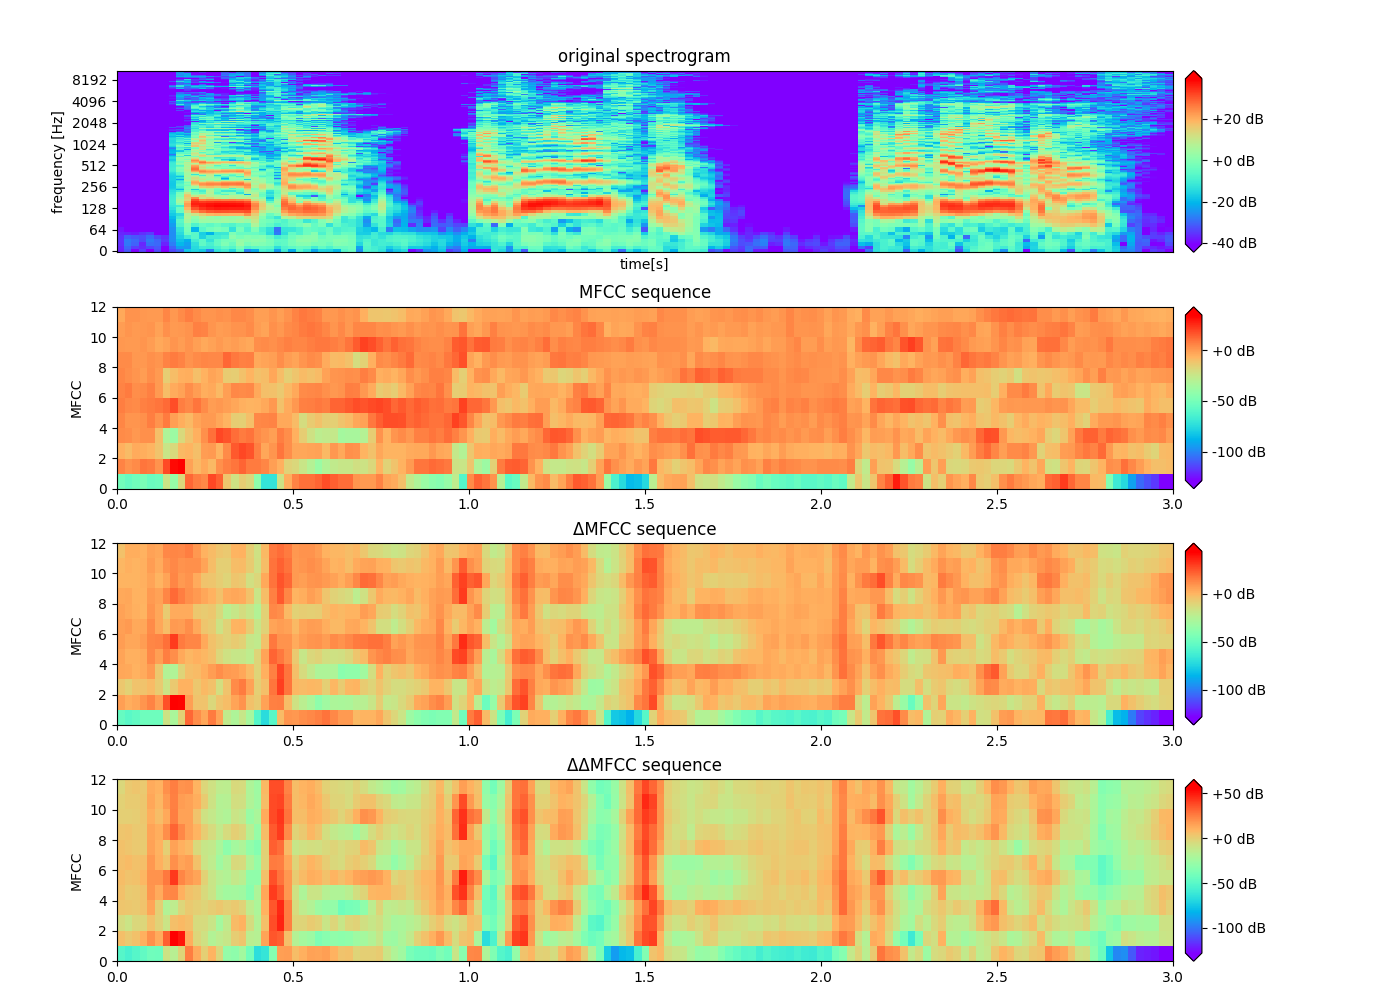

This figure's Python source:
import numpy as np
import os
import librosa
import librosa.display
import scipy
import matplotlib.pyplot as plt


def preEmphasis(x, p=0.97):
    """apply pre-emphasis filter

    Args:
        x (np.ndarray): input data.
        p (float): filter coefficience. Default to 0.97.

    Returns:
        np.ndarray: pre-emphasis filter.
    """
    # apply pre-emphasis filter
    return scipy.signal.lfilter([1.0, -p], 1, x)


def hz2mel(f):
    """convert Hz to mel

    Args:
        f (_type_): _description_

    Returns:
        _type_: _description_
    """
    return 2595 * np.log(f / 700.0 + 1.0)


def mel2hz(m):
    """convert mel to hz

    Args:
        m (_type_): _description_

    Returns:
        _type_: _description_
    """
    return 700 * (np.exp(m / 2595) - 1.0)


def melFilterBank(fs, N, numChannels):
    """Create mel-filter bank

    Args:
        fs (_type_): _description_
        N (_type_): _description_
        numChannels (_type_): _description_

    Returns:
        _type_: _description_
    """
    # nyquist frequency（Hz）
    fmax = fs / 2
    # nyquist frequency（mel）
    melmax = hz2mel(fmax)
    # maximum number of frequency indexes
    nmax = N // 2
    # frequency resolution (Hz width per frequency index 1)
    df = fs / N
    # find the center frequency of each filter in the Mel scale
    dmel = melmax / (numChannels + 1)
    melcenters = np.arange(1, numChannels + 1) * dmel
    # convert the center frequency of each filter to Hz
    fcenters = mel2hz(melcenters)
    # convert the center frequency of each filter to a frequency index
    indexcenter = np.round(fcenters / df)
    # index of the start position of each filter
    indexstart = np.hstack(([0], indexcenter[0:numChannels - 1]))
    # index of the end position of each filter
    indexstop = np.hstack((indexcenter[1:numChannels], [nmax]))
    filterbank = np.zeros((numChannels, nmax))
    for c in range(0, numChannels):
        # find points from the slope of the light line of the triangular filter
        increment = 1.0 / (indexcenter[c] - indexstart[c])
        for i in range(int(indexstart[c]), int(indexcenter[c])):
            filterbank[c, i] = (i - indexstart[c]) * increment
        # find points from the slope of the right line of the triangular filter
        decrement = 1.0 / (indexstop[c] - indexcenter[c])
        for i in range(int(indexcenter[c]), int(indexstop[c])):
            filterbank[c, i] = 1.0 - ((i - indexcenter[c]) * decrement)

    return filterbank, fcenters


def calc_mfcc(x, sr, win_length=1024, hop_length=512, mfcc_dim=12):
    # Number of row in array y
    xnum = x.shape[0]
    # prepare a hamming window
    window = np.hamming(win_length)

    mfcc = []
    for i in range(int((xnum - hop_length) / hop_length)):
        # extract the part of array y to which the FFT is applied
        tmp = x[i * hop_length: i * hop_length + win_length]
        # multiplied by window function
        tmp = tmp * window
        # Fast Fourier Transform (FFT)
        tmp = np.fft.rfft(tmp)
        # convert to absolute values to obtain the power spectrum
        tmp = np.abs(tmp)
        tmp = tmp[:win_length//2]
        # get mel-filter bank
        # number of channels in mel-filter bank
        numChannels = 26
        filterbank, _ = melFilterBank(sr, win_length, numChannels)
        # get mel-scale spectrogram
        tmp = np.dot(filterbank, tmp)
        # logarithmize.
        tmp = 20 * np.log10(tmp)
        # Discrete Cosine Transform (DCT) to obtain the cepstrum
        tmp = scipy.fftpack.dct(tmp, norm='ortho')
        # apply lifter to get mfcc
        tmp = tmp[1:mfcc_dim+1]

        mfcc.append(tmp)

    # (frame, freq) -> (freq, frame)
    mfcc = np.transpose(mfcc)
    return mfcc


# x = np.linspace(0, 5, 1)
def get_delta(x, y):
    delta, _ = np.polyfit(x, y, 1)
    return delta


def delta(input, k):
    output = input
    for i in range(input.shape[1] - 2 * k):
        tmp = input[:, i: i + 2 * k + 1]
        delta = []
        for j in range(12):
            # print(tmp[j:j + 1, :][0])
            # print(np.arange(-k, k + 1, 1))
            a, _ = np.polyfit(np.arange(-k, k + 1, 1), tmp[j:j + 1, :][0], 1)
            delta.append(a)
        delta = np.array(delta).reshape(12, -1)
        output[:, i+k:i+k+1] = input[:, i+k:i+k+1] + delta[0]
    return output


def main():
    # load audio file
    # get current working directory
    dir = os.path.dirname(os.path.abspath(__file__)) + "/"
    audio_path = dir + "sample.wav"
    # get waveform data and sample rate
    wav, sr = librosa.load(audio_path, mono=True)

    # set drawing area
    plt.rcParams["figure.figsize"] = (14, 10)
    fig, ax = plt.subplots(4, 1)
    fig.tight_layout(rect=[0.05, 0, 1, 0.95])
    fig.subplots_adjust(hspace=0.3)

    # set paramaters
    win_length = 1024
    hop_length = 512

    # get original spectrogram
    spectrogram = librosa.stft(wav, win_length=win_length, hop_length=hop_length)
    spectrogram_db = librosa.amplitude_to_db(np.abs(spectrogram))

    # plot original spectrogram on ax[0]
    img = librosa.display.specshow(spectrogram_db, y_axis="log", sr=sr, cmap="rainbow", ax=ax[0])
    ax[0].set(title="original spectrogram", xlabel='time[s]', ylabel='frequency [Hz]')
    fig.colorbar(img, aspect=10, pad=0.01, extend="both", ax=ax[0], format="%+2.f dB")

    # apply pre-emphasis filter
    wav = preEmphasis(wav)

    # apply hamming window
    hammingWindow = np.hamming(len(wav))
    wav = wav * hammingWindow

    # mfcc
    mfcc_dim = 12
    mfcc = calc_mfcc(wav, sr, win_length=win_length, hop_length=hop_length, mfcc_dim=mfcc_dim)
    wav_time = wav.shape[0] // sr
    extent = [0, wav_time, 0, mfcc_dim]
    img1 = ax[1].imshow(np.flipud(mfcc), aspect="auto", extent=extent, cmap="rainbow")
    ax[1].set(title="MFCC sequence", xlabel=None, ylabel="MFCC", yticks=range(0, 13, 2))
    fig.colorbar(img1, aspect=10, pad=0.01, extend="both", ax=ax[1], format="%+2.f dB")

    dmfcc = delta(mfcc, 2)
    img2 = ax[2].imshow(np.flipud(dmfcc), aspect="auto", extent=extent, cmap="rainbow")
    ax[2].set(title="ΔMFCC sequence", xlabel=None, ylabel="MFCC", yticks=range(0, 13, 2))
    fig.colorbar(img2, aspect=10, pad=0.01, extend="both", ax=ax[2], format="%+2.f dB")

    dmfcc = delta(mfcc, 2)
    img3 = ax[3].imshow(np.flipud(dmfcc), aspect="auto", extent=extent, cmap="rainbow")
    ax[3].set(title="ΔΔMFCC sequence", xlabel=None, ylabel="MFCC", yticks=range(0, 13, 2))
    fig.colorbar(img3, aspect=10, pad=0.01, extend="both", ax=ax[3], format="%+2.f dB")

    fig.savefig("mfcc.png")


if __name__ == "__main__":
    main()
